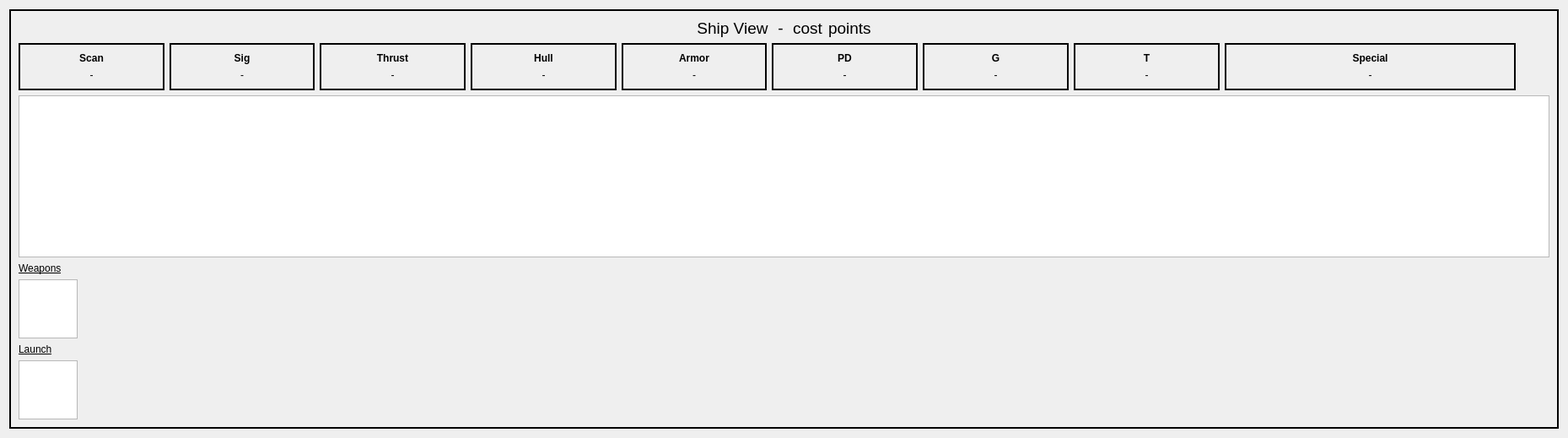
<?xml version="1.0" encoding="UTF-8"?>
<ui version="4.0">
 <class>shipView</class>
 <widget class="QWidget" name="shipView">
  <property name="geometry">
   <rect>
    <x>0</x>
    <y>0</y>
    <width>1859</width>
    <height>449</height>
   </rect>
  </property>
  <property name="windowTitle">
   <string>Form</string>
  </property>
  <layout class="QGridLayout" name="gridLayout">
   <item row="1" column="0">
    <widget class="QFrame" name="frame">
     <property name="frameShape">
      <enum>QFrame::WinPanel</enum>
     </property>
     <property name="frameShadow">
      <enum>QFrame::Plain</enum>
     </property>
     <property name="midLineWidth">
      <number>1</number>
     </property>
     <layout class="QGridLayout" name="gridLayout_2">
      <item row="0" column="0">
       <layout class="QVBoxLayout" name="verticalLayout">
        <item>
         <layout class="QHBoxLayout" name="horizontalLayout">
          <item>
           <spacer name="horizontalSpacer_3">
            <property name="orientation">
             <enum>Qt::Horizontal</enum>
            </property>
            <property name="sizeHint" stdset="0">
             <size>
              <width>40</width>
              <height>20</height>
             </size>
            </property>
           </spacer>
          </item>
          <item>
           <widget class="QLabel" name="nameLabel">
            <property name="font">
             <font>
              <pointsize>14</pointsize>
             </font>
            </property>
            <property name="text">
             <string>Ship View</string>
            </property>
            <property name="alignment">
             <set>Qt::AlignCenter</set>
            </property>
           </widget>
          </item>
          <item>
           <widget class="QLabel" name="label">
            <property name="font">
             <font>
              <pointsize>14</pointsize>
             </font>
            </property>
            <property name="text">
             <string> - </string>
            </property>
           </widget>
          </item>
          <item>
           <widget class="QLabel" name="costLabel">
            <property name="font">
             <font>
              <pointsize>14</pointsize>
             </font>
            </property>
            <property name="text">
             <string>cost</string>
            </property>
           </widget>
          </item>
          <item>
           <widget class="QLabel" name="label_3">
            <property name="font">
             <font>
              <pointsize>14</pointsize>
             </font>
            </property>
            <property name="text">
             <string>points</string>
            </property>
           </widget>
          </item>
          <item>
           <spacer name="horizontalSpacer_4">
            <property name="orientation">
             <enum>Qt::Horizontal</enum>
            </property>
            <property name="sizeHint" stdset="0">
             <size>
              <width>40</width>
              <height>20</height>
             </size>
            </property>
           </spacer>
          </item>
         </layout>
        </item>
        <item>
         <layout class="QHBoxLayout" name="attributeBox" stretch="1,1,1,1,1,1,1,1,2,0">
          <item>
           <widget class="QFrame" name="verticalFrame_2">
            <property name="sizePolicy">
             <sizepolicy hsizetype="Minimum" vsizetype="Preferred">
              <horstretch>0</horstretch>
              <verstretch>0</verstretch>
             </sizepolicy>
            </property>
            <property name="frameShape">
             <enum>QFrame::Box</enum>
            </property>
            <property name="lineWidth">
             <number>2</number>
            </property>
            <property name="midLineWidth">
             <number>3</number>
            </property>
            <layout class="QVBoxLayout" name="verticalLayout_2">
             <item>
              <widget class="QLabel" name="label_2">
               <property name="sizePolicy">
                <sizepolicy hsizetype="Minimum" vsizetype="Preferred">
                 <horstretch>0</horstretch>
                 <verstretch>0</verstretch>
                </sizepolicy>
               </property>
               <property name="font">
                <font>
                 <bold>true</bold>
                </font>
               </property>
               <property name="text">
                <string>Scan</string>
               </property>
               <property name="alignment">
                <set>Qt::AlignCenter</set>
               </property>
              </widget>
             </item>
             <item>
              <widget class="QLabel" name="scanLabel">
               <property name="sizePolicy">
                <sizepolicy hsizetype="Minimum" vsizetype="Preferred">
                 <horstretch>0</horstretch>
                 <verstretch>0</verstretch>
                </sizepolicy>
               </property>
               <property name="text">
                <string>-</string>
               </property>
               <property name="alignment">
                <set>Qt::AlignCenter</set>
               </property>
              </widget>
             </item>
            </layout>
           </widget>
          </item>
          <item>
           <widget class="QFrame" name="verticalFrame_6">
            <property name="sizePolicy">
             <sizepolicy hsizetype="Minimum" vsizetype="Preferred">
              <horstretch>0</horstretch>
              <verstretch>0</verstretch>
             </sizepolicy>
            </property>
            <property name="frameShape">
             <enum>QFrame::Box</enum>
            </property>
            <property name="lineWidth">
             <number>2</number>
            </property>
            <property name="midLineWidth">
             <number>3</number>
            </property>
            <layout class="QVBoxLayout" name="verticalLayout_7">
             <item>
              <widget class="QLabel" name="label_11">
               <property name="sizePolicy">
                <sizepolicy hsizetype="Minimum" vsizetype="Preferred">
                 <horstretch>0</horstretch>
                 <verstretch>0</verstretch>
                </sizepolicy>
               </property>
               <property name="font">
                <font>
                 <bold>true</bold>
                </font>
               </property>
               <property name="text">
                <string>Sig</string>
               </property>
               <property name="alignment">
                <set>Qt::AlignCenter</set>
               </property>
              </widget>
             </item>
             <item>
              <widget class="QLabel" name="sigLabel">
               <property name="sizePolicy">
                <sizepolicy hsizetype="Minimum" vsizetype="Preferred">
                 <horstretch>0</horstretch>
                 <verstretch>0</verstretch>
                </sizepolicy>
               </property>
               <property name="text">
                <string>-</string>
               </property>
               <property name="alignment">
                <set>Qt::AlignCenter</set>
               </property>
              </widget>
             </item>
            </layout>
           </widget>
          </item>
          <item>
           <widget class="QFrame" name="verticalFrame_7">
            <property name="sizePolicy">
             <sizepolicy hsizetype="Minimum" vsizetype="Preferred">
              <horstretch>0</horstretch>
              <verstretch>0</verstretch>
             </sizepolicy>
            </property>
            <property name="frameShape">
             <enum>QFrame::Box</enum>
            </property>
            <property name="lineWidth">
             <number>2</number>
            </property>
            <property name="midLineWidth">
             <number>3</number>
            </property>
            <layout class="QVBoxLayout" name="verticalLayout_8">
             <item>
              <widget class="QLabel" name="label_14">
               <property name="sizePolicy">
                <sizepolicy hsizetype="Minimum" vsizetype="Preferred">
                 <horstretch>0</horstretch>
                 <verstretch>0</verstretch>
                </sizepolicy>
               </property>
               <property name="font">
                <font>
                 <bold>true</bold>
                </font>
               </property>
               <property name="text">
                <string>Thrust</string>
               </property>
               <property name="alignment">
                <set>Qt::AlignCenter</set>
               </property>
              </widget>
             </item>
             <item>
              <widget class="QLabel" name="thrustLabel">
               <property name="sizePolicy">
                <sizepolicy hsizetype="Minimum" vsizetype="Preferred">
                 <horstretch>0</horstretch>
                 <verstretch>0</verstretch>
                </sizepolicy>
               </property>
               <property name="text">
                <string>-</string>
               </property>
               <property name="alignment">
                <set>Qt::AlignCenter</set>
               </property>
              </widget>
             </item>
            </layout>
           </widget>
          </item>
          <item>
           <widget class="QFrame" name="verticalFrame_8">
            <property name="sizePolicy">
             <sizepolicy hsizetype="Minimum" vsizetype="Preferred">
              <horstretch>0</horstretch>
              <verstretch>0</verstretch>
             </sizepolicy>
            </property>
            <property name="frameShape">
             <enum>QFrame::Box</enum>
            </property>
            <property name="lineWidth">
             <number>2</number>
            </property>
            <property name="midLineWidth">
             <number>3</number>
            </property>
            <layout class="QVBoxLayout" name="verticalLayout_9">
             <item>
              <widget class="QLabel" name="label_15">
               <property name="sizePolicy">
                <sizepolicy hsizetype="Minimum" vsizetype="Preferred">
                 <horstretch>0</horstretch>
                 <verstretch>0</verstretch>
                </sizepolicy>
               </property>
               <property name="font">
                <font>
                 <bold>true</bold>
                </font>
               </property>
               <property name="text">
                <string>Hull</string>
               </property>
               <property name="alignment">
                <set>Qt::AlignCenter</set>
               </property>
              </widget>
             </item>
             <item>
              <widget class="QLabel" name="hullLabel">
               <property name="sizePolicy">
                <sizepolicy hsizetype="Minimum" vsizetype="Preferred">
                 <horstretch>0</horstretch>
                 <verstretch>0</verstretch>
                </sizepolicy>
               </property>
               <property name="text">
                <string>-</string>
               </property>
               <property name="alignment">
                <set>Qt::AlignCenter</set>
               </property>
              </widget>
             </item>
            </layout>
           </widget>
          </item>
          <item>
           <widget class="QFrame" name="verticalFrame_12">
            <property name="sizePolicy">
             <sizepolicy hsizetype="Minimum" vsizetype="Preferred">
              <horstretch>0</horstretch>
              <verstretch>0</verstretch>
             </sizepolicy>
            </property>
            <property name="frameShape">
             <enum>QFrame::Box</enum>
            </property>
            <property name="lineWidth">
             <number>2</number>
            </property>
            <property name="midLineWidth">
             <number>3</number>
            </property>
            <layout class="QVBoxLayout" name="verticalLayout_13">
             <item>
              <widget class="QLabel" name="label_23">
               <property name="sizePolicy">
                <sizepolicy hsizetype="Minimum" vsizetype="Preferred">
                 <horstretch>0</horstretch>
                 <verstretch>0</verstretch>
                </sizepolicy>
               </property>
               <property name="font">
                <font>
                 <bold>true</bold>
                </font>
               </property>
               <property name="text">
                <string>Armor</string>
               </property>
               <property name="alignment">
                <set>Qt::AlignCenter</set>
               </property>
              </widget>
             </item>
             <item>
              <widget class="QLabel" name="armorLabel">
               <property name="sizePolicy">
                <sizepolicy hsizetype="Minimum" vsizetype="Preferred">
                 <horstretch>0</horstretch>
                 <verstretch>0</verstretch>
                </sizepolicy>
               </property>
               <property name="text">
                <string>-</string>
               </property>
               <property name="alignment">
                <set>Qt::AlignCenter</set>
               </property>
              </widget>
             </item>
            </layout>
           </widget>
          </item>
          <item>
           <widget class="QFrame" name="verticalFrame_9">
            <property name="sizePolicy">
             <sizepolicy hsizetype="Minimum" vsizetype="Preferred">
              <horstretch>0</horstretch>
              <verstretch>0</verstretch>
             </sizepolicy>
            </property>
            <property name="frameShape">
             <enum>QFrame::Box</enum>
            </property>
            <property name="lineWidth">
             <number>2</number>
            </property>
            <property name="midLineWidth">
             <number>3</number>
            </property>
            <layout class="QVBoxLayout" name="verticalLayout_10">
             <item>
              <widget class="QLabel" name="label_17">
               <property name="sizePolicy">
                <sizepolicy hsizetype="Minimum" vsizetype="Preferred">
                 <horstretch>0</horstretch>
                 <verstretch>0</verstretch>
                </sizepolicy>
               </property>
               <property name="font">
                <font>
                 <bold>true</bold>
                </font>
               </property>
               <property name="text">
                <string>PD</string>
               </property>
               <property name="alignment">
                <set>Qt::AlignCenter</set>
               </property>
              </widget>
             </item>
             <item>
              <widget class="QLabel" name="pdLabel">
               <property name="sizePolicy">
                <sizepolicy hsizetype="Minimum" vsizetype="Preferred">
                 <horstretch>0</horstretch>
                 <verstretch>0</verstretch>
                </sizepolicy>
               </property>
               <property name="text">
                <string>-</string>
               </property>
               <property name="alignment">
                <set>Qt::AlignCenter</set>
               </property>
              </widget>
             </item>
            </layout>
           </widget>
          </item>
          <item>
           <widget class="QFrame" name="verticalFrame_10">
            <property name="sizePolicy">
             <sizepolicy hsizetype="Minimum" vsizetype="Preferred">
              <horstretch>0</horstretch>
              <verstretch>0</verstretch>
             </sizepolicy>
            </property>
            <property name="frameShape">
             <enum>QFrame::Box</enum>
            </property>
            <property name="lineWidth">
             <number>2</number>
            </property>
            <property name="midLineWidth">
             <number>3</number>
            </property>
            <layout class="QVBoxLayout" name="verticalLayout_11">
             <item>
              <widget class="QLabel" name="label_19">
               <property name="sizePolicy">
                <sizepolicy hsizetype="Minimum" vsizetype="Preferred">
                 <horstretch>0</horstretch>
                 <verstretch>0</verstretch>
                </sizepolicy>
               </property>
               <property name="font">
                <font>
                 <bold>true</bold>
                </font>
               </property>
               <property name="text">
                <string>G</string>
               </property>
               <property name="alignment">
                <set>Qt::AlignCenter</set>
               </property>
              </widget>
             </item>
             <item>
              <widget class="QLabel" name="groupLabel">
               <property name="sizePolicy">
                <sizepolicy hsizetype="Minimum" vsizetype="Preferred">
                 <horstretch>0</horstretch>
                 <verstretch>0</verstretch>
                </sizepolicy>
               </property>
               <property name="text">
                <string>-</string>
               </property>
               <property name="alignment">
                <set>Qt::AlignCenter</set>
               </property>
              </widget>
             </item>
            </layout>
           </widget>
          </item>
          <item>
           <widget class="QFrame" name="verticalFrame_11">
            <property name="sizePolicy">
             <sizepolicy hsizetype="Minimum" vsizetype="Preferred">
              <horstretch>0</horstretch>
              <verstretch>0</verstretch>
             </sizepolicy>
            </property>
            <property name="minimumSize">
             <size>
              <width>0</width>
              <height>0</height>
             </size>
            </property>
            <property name="frameShape">
             <enum>QFrame::Box</enum>
            </property>
            <property name="lineWidth">
             <number>2</number>
            </property>
            <property name="midLineWidth">
             <number>3</number>
            </property>
            <layout class="QVBoxLayout" name="verticalLayout_12">
             <item>
              <widget class="QLabel" name="label_21">
               <property name="sizePolicy">
                <sizepolicy hsizetype="Minimum" vsizetype="Preferred">
                 <horstretch>0</horstretch>
                 <verstretch>0</verstretch>
                </sizepolicy>
               </property>
               <property name="font">
                <font>
                 <bold>true</bold>
                </font>
               </property>
               <property name="text">
                <string>T</string>
               </property>
               <property name="alignment">
                <set>Qt::AlignCenter</set>
               </property>
              </widget>
             </item>
             <item>
              <widget class="QLabel" name="tonnageLabel">
               <property name="sizePolicy">
                <sizepolicy hsizetype="Minimum" vsizetype="Preferred">
                 <horstretch>0</horstretch>
                 <verstretch>0</verstretch>
                </sizepolicy>
               </property>
               <property name="text">
                <string>-</string>
               </property>
               <property name="alignment">
                <set>Qt::AlignCenter</set>
               </property>
              </widget>
             </item>
            </layout>
           </widget>
          </item>
          <item>
           <widget class="QFrame" name="verticalFrame_4">
            <property name="sizePolicy">
             <sizepolicy hsizetype="Minimum" vsizetype="Preferred">
              <horstretch>0</horstretch>
              <verstretch>0</verstretch>
             </sizepolicy>
            </property>
            <property name="frameShape">
             <enum>QFrame::Box</enum>
            </property>
            <property name="lineWidth">
             <number>2</number>
            </property>
            <property name="midLineWidth">
             <number>3</number>
            </property>
            <layout class="QVBoxLayout" name="verticalLayout_4">
             <item>
              <widget class="QLabel" name="label_5">
               <property name="font">
                <font>
                 <bold>true</bold>
                </font>
               </property>
               <property name="text">
                <string>Special</string>
               </property>
               <property name="alignment">
                <set>Qt::AlignCenter</set>
               </property>
              </widget>
             </item>
             <item>
              <widget class="QLabel" name="specialLabel">
               <property name="text">
                <string>-</string>
               </property>
               <property name="alignment">
                <set>Qt::AlignCenter</set>
               </property>
              </widget>
             </item>
            </layout>
           </widget>
          </item>
          <item>
           <spacer name="horizontalSpacer_2">
            <property name="orientation">
             <enum>Qt::Horizontal</enum>
            </property>
            <property name="sizeHint" stdset="0">
             <size>
              <width>40</width>
              <height>20</height>
             </size>
            </property>
           </spacer>
          </item>
         </layout>
        </item>
        <item>
         <layout class="QVBoxLayout" name="verticalLayout_3"/>
        </item>
        <item>
         <widget class="QTextEdit" name="uniqueSpecialText">
          <property name="sizePolicy">
           <sizepolicy hsizetype="Minimum" vsizetype="Minimum">
            <horstretch>0</horstretch>
            <verstretch>0</verstretch>
           </sizepolicy>
          </property>
          <property name="readOnly">
           <bool>true</bool>
          </property>
         </widget>
        </item>
        <item>
         <widget class="QLabel" name="label_25">
          <property name="font">
           <font>
            <underline>true</underline>
           </font>
          </property>
          <property name="text">
           <string>Weapons</string>
          </property>
         </widget>
        </item>
        <item>
         <layout class="QHBoxLayout" name="horizontalLayout_2">
          <item>
           <widget class="QTableWidget" name="weaponTableWidget">
            <property name="sizePolicy">
             <sizepolicy hsizetype="Minimum" vsizetype="Minimum">
              <horstretch>0</horstretch>
              <verstretch>0</verstretch>
             </sizepolicy>
            </property>
            <property name="verticalScrollBarPolicy">
             <enum>Qt::ScrollBarAlwaysOff</enum>
            </property>
            <property name="horizontalScrollBarPolicy">
             <enum>Qt::ScrollBarAlwaysOff</enum>
            </property>
            <property name="sizeAdjustPolicy">
             <enum>QAbstractScrollArea::AdjustToContents</enum>
            </property>
           </widget>
          </item>
          <item>
           <spacer name="horizontalSpacer_6">
            <property name="orientation">
             <enum>Qt::Horizontal</enum>
            </property>
            <property name="sizeHint" stdset="0">
             <size>
              <width>40</width>
              <height>20</height>
             </size>
            </property>
           </spacer>
          </item>
         </layout>
        </item>
        <item>
         <widget class="QLabel" name="launchLabel">
          <property name="font">
           <font>
            <underline>true</underline>
           </font>
          </property>
          <property name="text">
           <string>Launch</string>
          </property>
         </widget>
        </item>
        <item>
         <layout class="QHBoxLayout" name="horizontalLayout_3">
          <item>
           <widget class="QTableWidget" name="launchTableWidget">
            <property name="sizePolicy">
             <sizepolicy hsizetype="Minimum" vsizetype="Minimum">
              <horstretch>0</horstretch>
              <verstretch>0</verstretch>
             </sizepolicy>
            </property>
            <property name="verticalScrollBarPolicy">
             <enum>Qt::ScrollBarAlwaysOff</enum>
            </property>
            <property name="horizontalScrollBarPolicy">
             <enum>Qt::ScrollBarAlwaysOff</enum>
            </property>
            <property name="sizeAdjustPolicy">
             <enum>QAbstractScrollArea::AdjustToContents</enum>
            </property>
           </widget>
          </item>
          <item>
           <spacer name="horizontalSpacer">
            <property name="orientation">
             <enum>Qt::Horizontal</enum>
            </property>
            <property name="sizeHint" stdset="0">
             <size>
              <width>40</width>
              <height>20</height>
             </size>
            </property>
           </spacer>
          </item>
         </layout>
        </item>
       </layout>
      </item>
      <item row="1" column="0">
       <spacer name="verticalSpacer">
        <property name="orientation">
         <enum>Qt::Vertical</enum>
        </property>
        <property name="sizeHint" stdset="0">
         <size>
          <width>20</width>
          <height>40</height>
         </size>
        </property>
       </spacer>
      </item>
     </layout>
    </widget>
   </item>
  </layout>
 </widget>
 <resources/>
 <connections/>
</ui>
